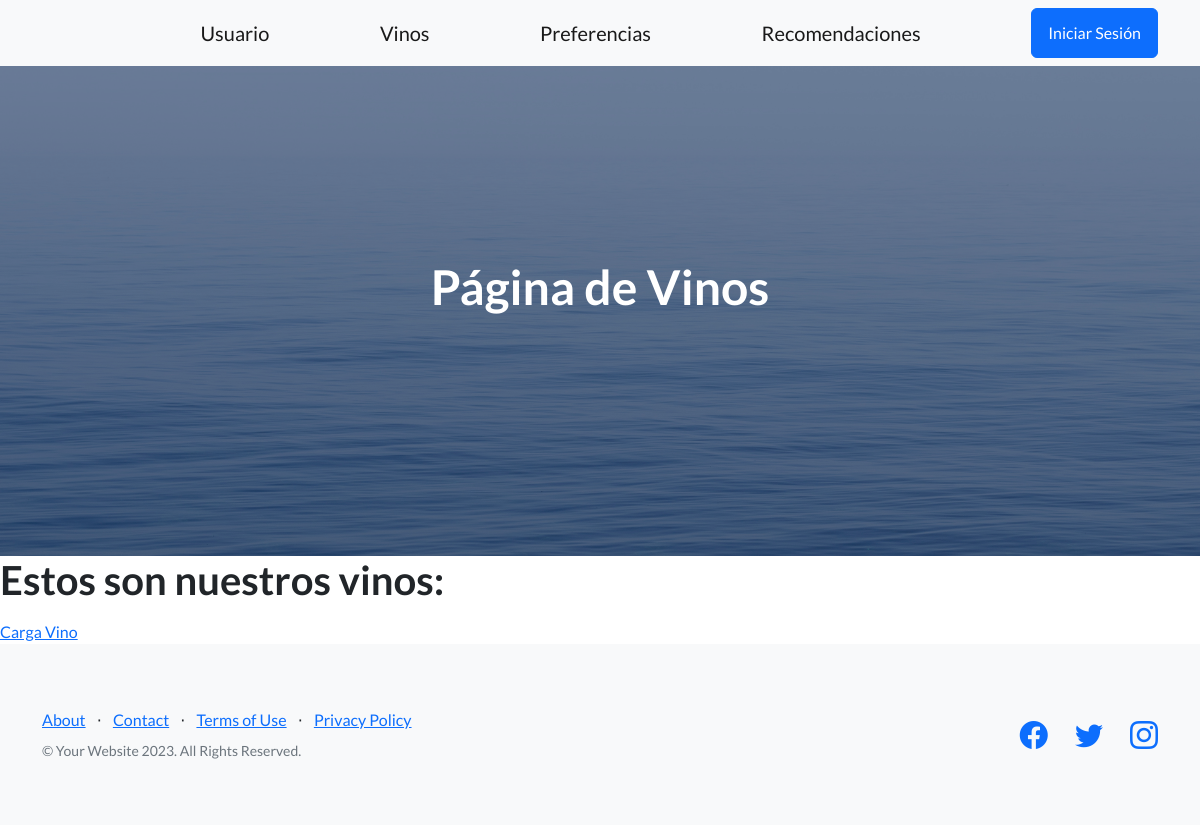
Page /app_vinos/lista_vinos/ on the earlier database version.
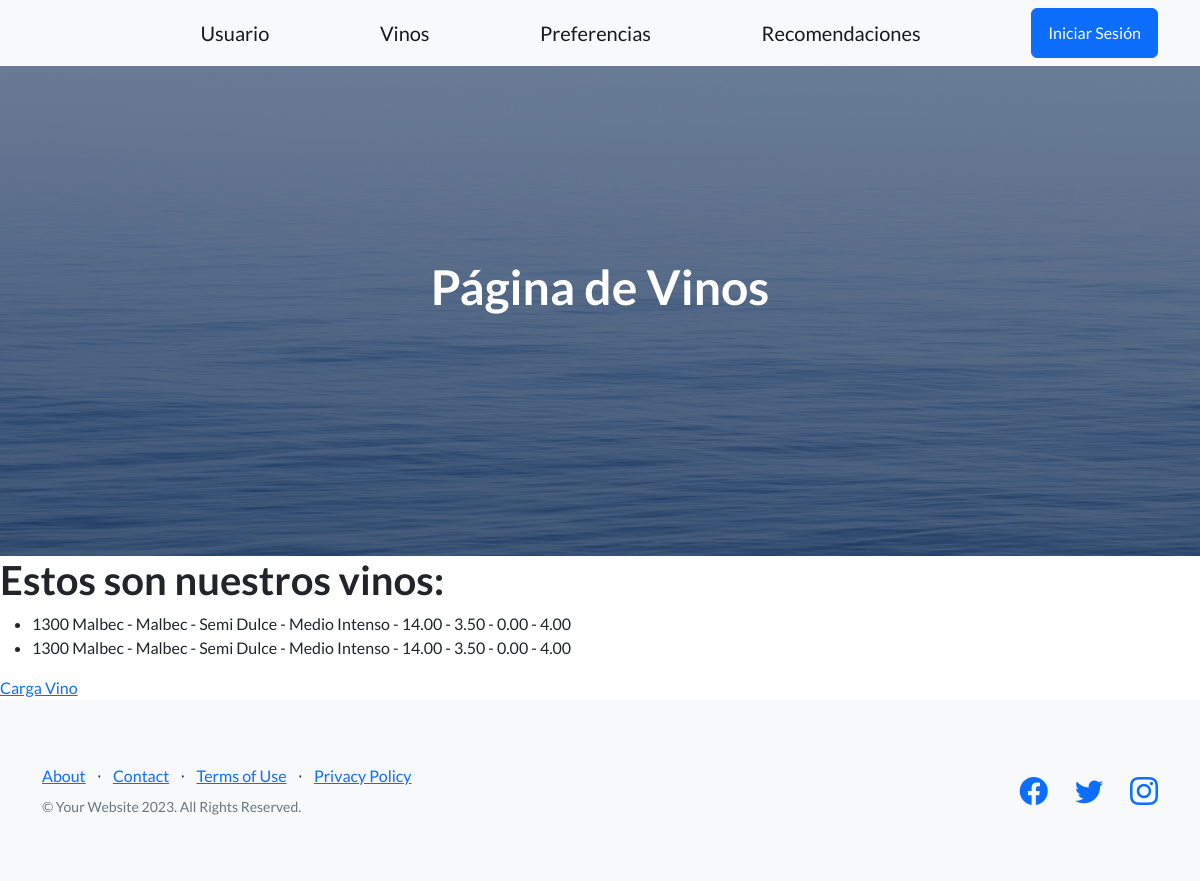
Same page on the later database version.
### app_vinos/models.py (models this page shows, shortened)
class Vino(models.Model):
    nombre = models.CharField(max_length=100)
    tipo = models.CharField(max_length=100)
    sabor = models.CharField(max_length=100)
    intensidad = models.CharField(max_length=100)
    abv = models.DecimalField(max_digits=4, decimal_places=2, default=0.0, verbose_name='Alcohol by Volume (%)')
    ph = models.DecimalField(max_digits=3, decimal_places=2, default=0.0, verbose_name='pH')
    ta = models.DecimalField(max_digits=4, decimal_places=2, default=0.0, verbose_name='Total Acidity (g/L)')
    rs = models.DecimalField(max_digits=4, decimal_places=2, default=0.0, verbose_name='Residual Sugar (g/L)')
    class Meta():
        verbose_name = 'Vinos'
        verbose_name_plural = 'Mis vinos'
        ordering = ('nombre',)

### app_vinos/views.py (the view)
# urls.py: path('lista_vinos/', lista_vinos, name="ListaVinos"),
def lista_vinos(req):
    lista = Vino.objects.all()
    return render(req, "lista_vinos.html", {"lista_vinos": lista})

### app_vinos/templates/lista_vinos.html
{% extends 'padre.html' %}
{% block ContenidoQueCambia %}
    <h1>Estos son nuestros vinos:</h1>
    <ul>
        {% for vinos in lista_vinos  %}
            <li>
                {{vinos.nombre}} - {{vinos.tipo}} - {{vinos.sabor}} - {{vinos.intensidad}} - {{vinos.abv}} - {{vinos.ph}} - {{vinos.ta}} - {{vinos.rs}}
            </li>
        {% endfor %}
    </ul>
   <a href="{% url 'CargaVino' %}">Carga Vino</a:>
{% endblock ContenidoQueCambia %}

Differences in the rows shown:
added Vino: nombre "1300 Malbec", tipo "Malbec", sabor "Semi Dulce", intensidad "Medio Intenso", abv "14.00", ph "3.50", ta "0.00", rs "4.00"
added Vino: nombre "1300 Malbec", tipo "Malbec", sabor "Semi Dulce", intensidad "Medio Intenso", abv "14.00", ph "3.50", ta "0.00", rs "4.00"
